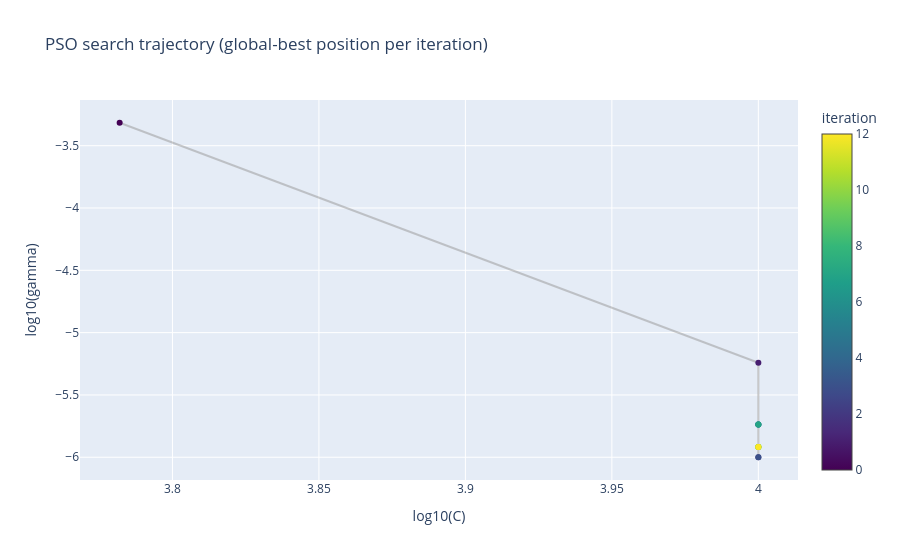

Source (notebook cell):
### Code cell
position_history = np.array(result.position_history)

fig = go.Figure(go.Scatter(
    x=position_history[:, 0],
    y=position_history[:, 1],
    mode='lines+markers',
    marker=dict(
        size=6,
        color=np.arange(len(position_history)),
        colorscale='Viridis',
        showscale=True,
        colorbar=dict(title='iteration'),
    ),
    line=dict(color='rgba(150,150,150,0.5)'),
))
fig.update_layout(
    title='PSO search trajectory (global-best position per iteration)',
    xaxis_title='log10(C)',
    yaxis_title='log10(gamma)',
)
fig.show()

### Figure 1 — Plotly figure (JSON) as saved in the notebook; plotly's stock layout.template omitted (floating-point values rounded to 4 significant figures)
{"data": [{"line": {"color": "rgba(150,150,150,0.5)"}, "marker": {"color": [0, 1, 2, 3, 4, 5, 6, 7, 8, 9, 10, 11, 12], "colorbar": {"title": {"text": "iteration"}}, "colorscale": [[0.0, "#440154"], [0.1111, "#482878"], [0.2222, "#3e4989"], [0.3333, "#31688e"], [0.4444, "#26828e"], [0.5556, "#1f9e89"], [0.6667, "#35b779"], [0.7778, "#6ece58"], [0.8889, "#b5de2b"], [1.0, "#fde725"]], "showscale": true, "size": 6}, "mode": "lines+markers", "type": "scatter", "x": [3.782, 4.0, 4.0, 4.0, 4.0, 4.0, 4.0, 4.0, 4.0, 4.0, 4.0, 4.0, 4.0], "y": [-3.316, -5.242, -6.0, -6.0, -5.737, -5.737, -5.737, -5.737, -5.918, -5.918, -5.918, -5.918, -5.918]}], "layout": {"title": {"text": "PSO search trajectory (global-best position per iteration)"}, "xaxis": {"title": {"text": "log10(C)"}}, "yaxis": {"title": {"text": "log10(gamma)"}}}}
